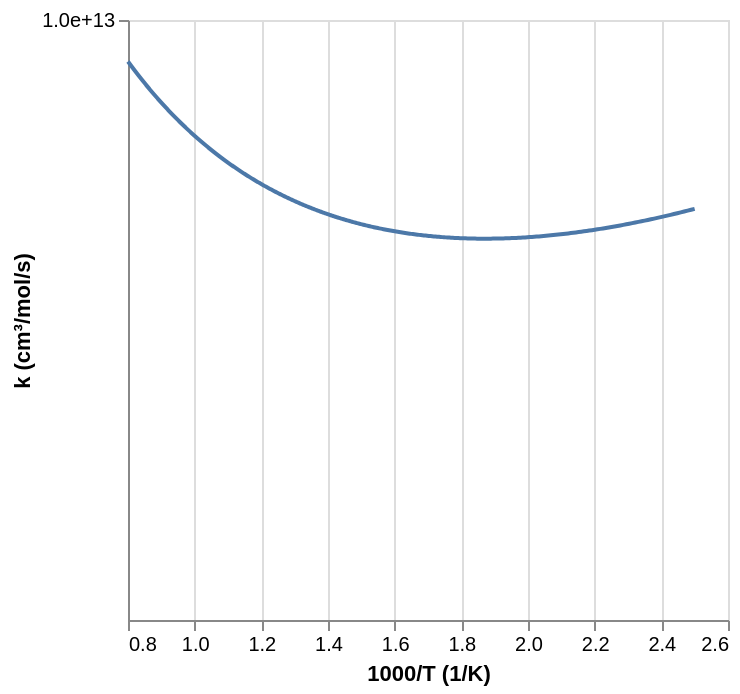
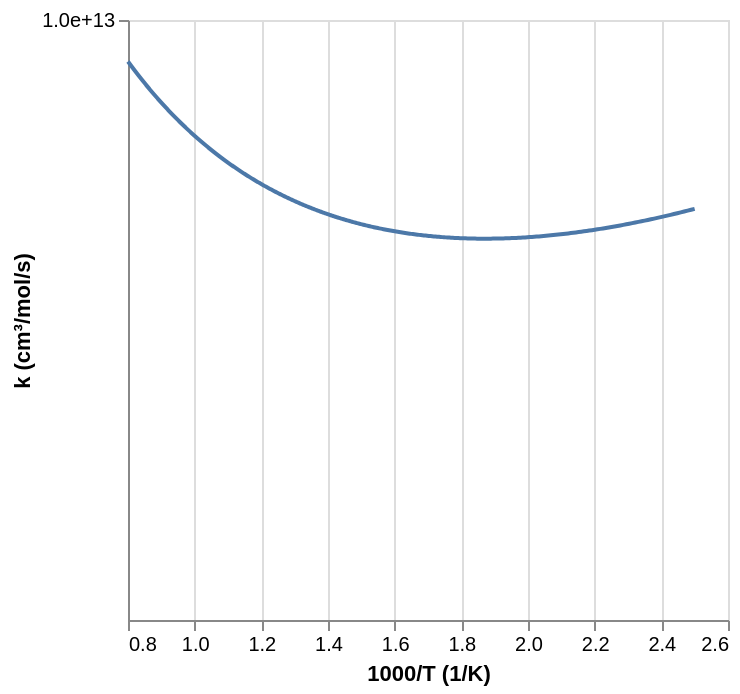

The code cell stored with these charts, in order, in its notebook:
### Code cell
eq = "C5H8(522) + OH(4) = C5H7(500) + H2O(5)"
key = "1: 2"

automech.display_reactions(calc_mech, eqs=[eq])

### Figure 1 — Vega-Lite specification as saved in the notebook (floating-point values rounded to 4 significant figures; data arrays with more than 128 entries replaced by an {"elided": "..."} marker saying what was removed)
{"config": {"view": {"continuousWidth": 300, "continuousHeight": 300}}, "data": {"name": "data-a9cb44939418a1d8255a31b49c3ebca1"}, "mark": {"type": "line"}, "encoding": {"x": {"field": "x", "title": "1000/T (1/K)", "type": "quantitative"}, "y": {"axis": {"format": ".1e", "values": [10000000000000, 100000000000000]}, "field": "value", "scale": {"type": "log"}, "title": "k (cm³/mol/s)", "type": "quantitative"}}, "transform": [{"fold": ["This work"]}], "$schema": "https://vega.github.io/schema/vega-lite/v5.20.1.json", "datasets": {"data-a9cb44939418a1d8255a31b49c3ebca1": {"elided": "500 records"}}}

### Figure 2 — Vega-Lite specification as saved in the notebook (floating-point values rounded to 4 significant figures; data arrays with more than 128 entries replaced by an {"elided": "..."} marker saying what was removed)
{"config": {"view": {"continuousWidth": 300, "continuousHeight": 300}}, "data": {"name": "data-a9cb44939418a1d8255a31b49c3ebca1"}, "mark": {"type": "line"}, "encoding": {"x": {"field": "x", "title": "1000/T (1/K)", "type": "quantitative"}, "y": {"axis": {"format": ".1e", "values": [10000000000000, 100000000000000]}, "field": "value", "scale": {"type": "log"}, "title": "k (cm³/mol/s)", "type": "quantitative"}}, "transform": [{"fold": ["This work"]}], "$schema": "https://vega.github.io/schema/vega-lite/v5.20.1.json", "datasets": {"data-a9cb44939418a1d8255a31b49c3ebca1": {"elided": "500 records"}}}
